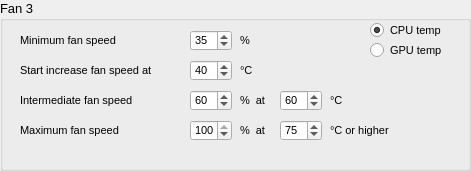
     <widget class="QGroupBox" name="groupBoxConfigFan3">
      <property name="geometry">
       <rect>
        <x>20</x>
        <y>400</y>
        <width>471</width>
        <height>171</height>
       </rect>
      </property>
      <property name="font">
       <font>
        <pointsize>10</pointsize>
        <bold>false</bold>
       </font>
      </property>
      <property name="title">
       <string>Fan 3</string>
      </property>
      <property name="flat">
       <bool>false</bool>
      </property>
      <property name="checkable">
       <bool>false</bool>
      </property>
      <widget class="QLabel" name="label_37">
       <property name="geometry">
        <rect>
         <x>20</x>
         <y>30</y>
         <width>151</width>
         <height>21</height>
        </rect>
       </property>
       <property name="font">
        <font>
         <pointsize>8</pointsize>
        </font>
       </property>
       <property name="text">
        <string>Minimum fan speed</string>
       </property>
      </widget>
      <widget class="QSpinBox" name="spinBoxMinSpeedFan3">
       <property name="geometry">
        <rect>
         <x>190</x>
         <y>30</y>
         <width>42</width>
         <height>21</height>
        </rect>
       </property>
       <property name="font">
        <font>
         <pointsize>8</pointsize>
        </font>
       </property>
       <property name="maximum">
        <number>100</number>
       </property>
       <property name="singleStep">
        <number>1</number>
       </property>
       <property name="value">
        <number>35</number>
       </property>
      </widget>
      <widget class="QLabel" name="label_38">
       <property name="geometry">
        <rect>
         <x>20</x>
         <y>60</y>
         <width>241</width>
         <height>21</height>
        </rect>
       </property>
       <property name="font">
        <font>
         <pointsize>8</pointsize>
        </font>
       </property>
       <property name="text">
        <string>Start increase fan speed at </string>
       </property>
      </widget>
      <widget class="QSpinBox" name="spinBoxStartIncreaseSpeedFan3">
       <property name="geometry">
        <rect>
         <x>190</x>
         <y>60</y>
         <width>42</width>
         <height>21</height>
        </rect>
       </property>
       <property name="font">
        <font>
         <pointsize>8</pointsize>
        </font>
       </property>
       <property name="maximum">
        <number>100</number>
       </property>
       <property name="singleStep">
        <number>1</number>
       </property>
       <property name="value">
        <number>40</number>
       </property>
      </widget>
      <widget class="QLabel" name="label_39">
       <property name="geometry">
        <rect>
         <x>240</x>
         <y>90</y>
         <width>101</width>
         <height>21</height>
        </rect>
       </property>
       <property name="font">
        <font>
         <pointsize>8</pointsize>
        </font>
       </property>
       <property name="text">
        <string>%  at</string>
       </property>
      </widget>
      <widget class="QSpinBox" name="spinBoxIntermediateTempFan3">
       <property name="geometry">
        <rect>
         <x>280</x>
         <y>90</y>
         <width>42</width>
         <height>21</height>
        </rect>
       </property>
       <property name="font">
        <font>
         <pointsize>8</pointsize>
        </font>
       </property>
       <property name="maximum">
        <number>100</number>
       </property>
       <property name="singleStep">
        <number>1</number>
       </property>
       <property name="value">
        <number>60</number>
       </property>
      </widget>
      <widget class="QSpinBox" name="spinBoxIntermediateSpeedFan3">
       <property name="geometry">
        <rect>
         <x>190</x>
         <y>90</y>
         <width>42</width>
         <height>21</height>
        </rect>
       </property>
       <property name="font">
        <font>
         <pointsize>8</pointsize>
        </font>
       </property>
       <property name="maximum">
        <number>100</number>
       </property>
       <property name="singleStep">
        <number>1</number>
       </property>
       <property name="value">
        <number>60</number>
       </property>
      </widget>
      <widget class="QLabel" name="label_40">
       <property name="geometry">
        <rect>
         <x>20</x>
         <y>90</y>
         <width>151</width>
         <height>21</height>
        </rect>
       </property>
       <property name="font">
        <font>
         <pointsize>8</pointsize>
        </font>
       </property>
       <property name="text">
        <string>Intermediate fan speed </string>
       </property>
      </widget>
      <widget class="QLabel" name="label_41">
       <property name="geometry">
        <rect>
         <x>330</x>
         <y>90</y>
         <width>111</width>
         <height>21</height>
        </rect>
       </property>
       <property name="font">
        <font>
         <pointsize>8</pointsize>
        </font>
       </property>
       <property name="text">
        <string>°C</string>
       </property>
      </widget>
      <widget class="QLabel" name="label_42">
       <property name="geometry">
        <rect>
         <x>240</x>
         <y>60</y>
         <width>111</width>
         <height>21</height>
        </rect>
       </property>
       <property name="font">
        <font>
         <pointsize>8</pointsize>
        </font>
       </property>
       <property name="text">
        <string>°C</string>
       </property>
      </widget>
      <widget class="QLabel" name="label_43">
       <property name="geometry">
        <rect>
         <x>240</x>
         <y>30</y>
         <width>111</width>
         <height>21</height>
        </rect>
       </property>
       <property name="font">
        <font>
         <pointsize>8</pointsize>
        </font>
       </property>
       <property name="text">
        <string>%</string>
       </property>
      </widget>
      <widget class="QLabel" name="label_44">
       <property name="geometry">
        <rect>
         <x>20</x>
         <y>120</y>
         <width>151</width>
         <height>21</height>
        </rect>
       </property>
       <property name="font">
        <font>
         <pointsize>8</pointsize>
        </font>
       </property>
       <property name="text">
        <string>Maximum fan speed </string>
       </property>
      </widget>
      <widget class="QSpinBox" name="spinBoxMaxSpeedFan3">
       <property name="geometry">
        <rect>
         <x>190</x>
         <y>120</y>
         <width>42</width>
         <height>21</height>
        </rect>
       </property>
       <property name="font">
        <font>
         <pointsize>8</pointsize>
        </font>
       </property>
       <property name="maximum">
        <number>100</number>
       </property>
       <property name="singleStep">
        <number>1</number>
       </property>
       <property name="value">
        <number>100</number>
       </property>
      </widget>
      <widget class="QLabel" name="label_45">
       <property name="geometry">
        <rect>
         <x>240</x>
         <y>120</y>
         <width>101</width>
         <height>21</height>
        </rect>
       </property>
       <property name="font">
        <font>
         <pointsize>8</pointsize>
        </font>
       </property>
       <property name="text">
        <string>%  at</string>
       </property>
      </widget>
      <widget class="QLabel" name="label_46">
       <property name="geometry">
        <rect>
         <x>330</x>
         <y>120</y>
         <width>111</width>
         <height>21</height>
        </rect>
       </property>
       <property name="font">
        <font>
         <pointsize>8</pointsize>
        </font>
       </property>
       <property name="text">
        <string>°C or higher</string>
       </property>
      </widget>
      <widget class="QSpinBox" name="spinBoxMaxTempFan3">
       <property name="geometry">
        <rect>
         <x>280</x>
         <y>120</y>
         <width>42</width>
         <height>21</height>
        </rect>
       </property>
       <property name="font">
        <font>
         <pointsize>8</pointsize>
        </font>
       </property>
       <property name="maximum">
        <number>100</number>
       </property>
       <property name="singleStep">
        <number>1</number>
       </property>
       <property name="value">
        <number>75</number>
       </property>
      </widget>
      <widget class="QRadioButton" name="radioButtonCPUFan3">
       <property name="geometry">
        <rect>
         <x>370</x>
         <y>20</y>
         <width>95</width>
         <height>20</height>
        </rect>
       </property>
       <property name="font">
        <font>
         <pointsize>8</pointsize>
        </font>
       </property>
       <property name="text">
        <string>CPU temp</string>
       </property>
       <property name="checked">
        <bool>true</bool>
       </property>
      </widget>
      <widget class="QRadioButton" name="radioButtonGPUFan3">
       <property name="geometry">
        <rect>
         <x>370</x>
         <y>40</y>
         <width>95</width>
         <height>20</height>
        </rect>
       </property>
       <property name="font">
        <font>
         <pointsize>8</pointsize>
        </font>
       </property>
       <property name="text">
        <string>GPU temp</string>
       </property>
      </widget>
     </widget>
